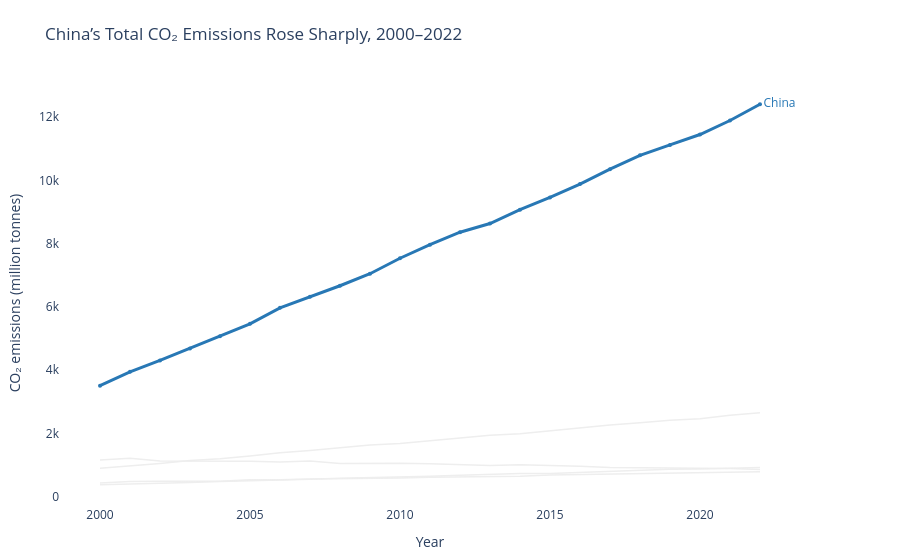

The notebook cell saved with this chart:
### Code cell
highlight_country = 'China'
fig = go.Figure()

for country in asia_df['Country'].unique():
    country_df = (
        asia_df[asia_df['Country'] == country]
        .sort_values('Year')
    )

    fig.add_trace(go.Scatter(
        x=country_df['Year'],
        y=country_df['CO2_Mt'],
        mode='lines',
        line=dict(color='#EEEEEE', width=1.5),
        hovertemplate=(
            f'{country}<br>Year: %{{x}}'
            '<br>CO2 emissions: %{y:,.1f} Mt<extra></extra>'
        ),
        showlegend=False
    ))

china_df = (
    asia_df[asia_df['Country'] == highlight_country]
    .sort_values('Year')
)

labels = [''] * len(china_df)
labels[-1] = 'China'

fig.add_trace(go.Scatter(
    x=china_df['Year'],
    y=china_df['CO2_Mt'],
    mode='lines+markers+text',
    line=dict(color='#2878B5', width=3),
    marker=dict(size=4),
    text=labels,
    textposition='middle right',
    textfont=dict(color='#2878B5', size=12),
    showlegend=False
))

fig.update_layout(
    title='China’s Total CO₂ Emissions Rose Sharply, 2000–2022',
    xaxis_title='Year',
    yaxis_title='CO₂ emissions (million tonnes)',
    template='plotly_white',
    showlegend=False,
    margin=dict(l=60, r=100, t=80, b=50)
)

fig.update_xaxes(showgrid=False, showline=False, zeroline=False)
fig.update_yaxes(showgrid=False, showline=False, zeroline=False)

fig.show()

### Figure 1 — Plotly figure (JSON) as saved in the notebook; plotly's stock layout.template omitted (floating-point values rounded to 4 significant figures)
{"data": [{"hovertemplate": "China<br>Year: %{x}<br>CO2 emissions: %{y:,.1f} Mt<extra></extra>", "line": {"color": "#EEEEEE", "width": 1.5}, "mode": "lines", "showlegend": false, "type": "scatter", "x": [2000, 2001, 2002, 2003, 2004, 2005, 2006, 2007, 2008, 2009, 2010, 2011, 2012, 2013, 2014, 2015, 2016, 2017, 2018, 2019, 2020, 2021, 2022], "y": [3514.0, 3952.0, 4312.0, 4692.0, 5079.0, 5468.0, 5974.0, 6323.0, 6673.0, 7053.0, 7543.0, 7972.0, 8365.0, 8641.0, 9078.0, 9466.0, 9887.0, 10360.0, 10790.0, 11130.0, 11450.0, 11900.0, 12410.0]}, {"hovertemplate": "India<br>Year: %{x}<br>CO2 emissions: %{y:,.1f} Mt<extra></extra>", "line": {"color": "#EEEEEE", "width": 1.5}, "mode": "lines", "showlegend": false, "type": "scatter", "x": [2000, 2001, 2002, 2003, 2004, 2005, 2006, 2007, 2008, 2009, 2010, 2011, 2012, 2013, 2014, 2015, 2016, 2017, 2018, 2019, 2020, 2021, 2022], "y": [901.6, 974.6, 1056.0, 1146.0, 1205.0, 1291.0, 1396.0, 1466.0, 1542.0, 1637.0, 1687.0, 1774.0, 1865.0, 1945.0, 1994.0, 2092.0, 2177.0, 2267.0, 2345.0, 2419.0, 2466.0, 2580.0, 2661.0]}, {"hovertemplate": "Japan<br>Year: %{x}<br>CO2 emissions: %{y:,.1f} Mt<extra></extra>", "line": {"color": "#EEEEEE", "width": 1.5}, "mode": "lines", "showlegend": false, "type": "scatter", "x": [2000, 2001, 2002, 2003, 2004, 2005, 2006, 2007, 2008, 2009, 2010, 2011, 2012, 2013, 2014, 2015, 2016, 2017, 2018, 2019, 2020, 2021, 2022], "y": [1166.0, 1220.0, 1136.0, 1131.0, 1151.0, 1127.0, 1101.0, 1133.0, 1050.0, 1061.0, 1064.0, 1042.0, 1005.0, 990.9, 1010.0, 996.6, 967.4, 925.1, 916.6, 914.5, 902.8, 898.1, 865.1]}, {"hovertemplate": "South Korea<br>Year: %{x}<br>CO2 emissions: %{y:,.1f} Mt<extra></extra>", "line": {"color": "#EEEEEE", "width": 1.5}, "mode": "lines", "showlegend": false, "type": "scatter", "x": [2000, 2001, 2002, 2003, 2004, 2005, 2006, 2007, 2008, 2009, 2010, 2011, 2012, 2013, 2014, 2015, 2016, 2017, 2018, 2019, 2020, 2021, 2022], "y": [438.1, 481.5, 490.6, 490.8, 494.6, 537.2, 539.0, 566.1, 570.0, 585.4, 595.9, 620.6, 631.1, 649.6, 646.2, 686.5, 704.0, 706.0, 738.5, 750.8, 755.8, 777.3, 789.5]}, {"hovertemplate": "Indonesia<br>Year: %{x}<br>CO2 emissions: %{y:,.1f} Mt<extra></extra>", "line": {"color": "#EEEEEE", "width": 1.5}, "mode": "lines", "showlegend": false, "type": "scatter", "x": [2000, 2001, 2002, 2003, 2004, 2005, 2006, 2007, 2008, 2009, 2010, 2011, 2012, 2013, 2014, 2015, 2016, 2017, 2018, 2019, 2020, 2021, 2022], "y": [382.8, 400.4, 430.7, 453.8, 482.6, 501.9, 533.0, 551.8, 586.6, 602.5, 614.5, 647.3, 680.1, 717.7, 736.3, 738.2, 768.8, 813.7, 834.8, 872.3, 876.5, 898.5, 930.5]}, {"line": {"color": "#2878B5", "width": 3}, "marker": {"size": 4}, "mode": "lines+markers+text", "showlegend": false, "text": ["", "", "", "", "", "", "", "", "", "", "", "", "", "", "", "", "", "", "", "", "", "", "China"], "textfont": {"color": "#2878B5", "size": 12}, "textposition": "middle right", "type": "scatter", "x": [2000, 2001, 2002, 2003, 2004, 2005, 2006, 2007, 2008, 2009, 2010, 2011, 2012, 2013, 2014, 2015, 2016, 2017, 2018, 2019, 2020, 2021, 2022], "y": [3514.0, 3952.0, 4312.0, 4692.0, 5079.0, 5468.0, 5974.0, 6323.0, 6673.0, 7053.0, 7543.0, 7972.0, 8365.0, 8641.0, 9078.0, 9466.0, 9887.0, 10360.0, 10790.0, 11130.0, 11450.0, 11900.0, 12410.0]}], "layout": {"margin": {"b": 50, "l": 60, "r": 100, "t": 80}, "showlegend": false, "title": {"text": "China’s Total CO₂ Emissions Rose Sharply, 2000–2022"}, "xaxis": {"showgrid": false, "showline": false, "title": {"text": "Year"}, "zeroline": false}, "yaxis": {"showgrid": false, "showline": false, "title": {"text": "CO₂ emissions (million tonnes)"}, "zeroline": false}}}
